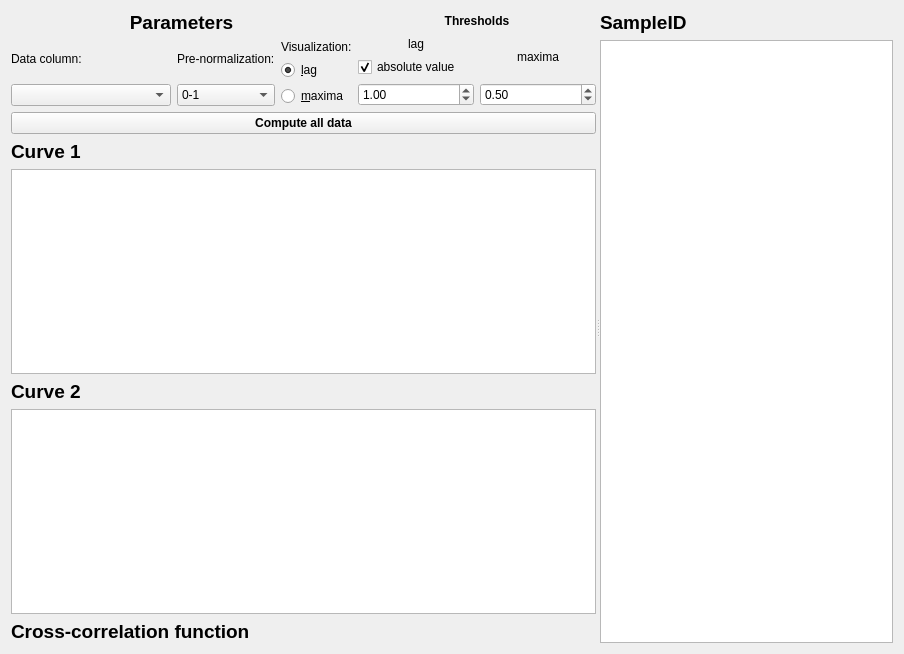
<?xml version="1.0" encoding="UTF-8"?>
<ui version="4.0">
 <class>CrossCorrelationControls</class>
 <widget class="QWidget" name="CrossCorrelationControls">
  <property name="geometry">
   <rect>
    <x>0</x>
    <y>0</y>
    <width>904</width>
    <height>654</height>
   </rect>
  </property>
  <property name="windowTitle">
   <string>Form</string>
  </property>
  <layout class="QVBoxLayout" name="verticalLayout_10">
   <item>
    <widget class="QSplitter" name="splitter">
     <property name="orientation">
      <enum>Qt::Horizontal</enum>
     </property>
     <widget class="QWidget" name="layoutWidget">
      <layout class="QVBoxLayout" name="verticalLayoutLeftMain">
       <item>
        <layout class="QHBoxLayout" name="horizontalLayout_3">
         <item>
          <layout class="QVBoxLayout" name="verticalLayout_8">
           <item>
            <widget class="QLabel" name="label_5">
             <property name="font">
              <font>
               <pointsize>14</pointsize>
               <weight>75</weight>
               <bold>true</bold>
              </font>
             </property>
             <property name="text">
              <string>Parameters</string>
             </property>
             <property name="alignment">
              <set>Qt::AlignCenter</set>
             </property>
            </widget>
           </item>
           <item>
            <layout class="QHBoxLayout" name="horizontalLayout_2">
             <item>
              <layout class="QVBoxLayout" name="verticalLayout_6">
               <item>
                <widget class="QLabel" name="label_10">
                 <property name="text">
                  <string>Data column:</string>
                 </property>
                </widget>
               </item>
               <item>
                <widget class="QComboBox" name="comboBoxDataColumn">
                 <property name="minimumSize">
                  <size>
                   <width>160</width>
                   <height>0</height>
                  </size>
                 </property>
                </widget>
               </item>
              </layout>
             </item>
             <item>
              <layout class="QVBoxLayout" name="verticalLayout">
               <item>
                <widget class="QLabel" name="label">
                 <property name="text">
                  <string>Pre-normalization:</string>
                 </property>
                </widget>
               </item>
               <item>
                <widget class="QComboBox" name="comboBoxPreNormalize">
                 <item>
                  <property name="text">
                   <string>0-1</string>
                  </property>
                 </item>
                 <item>
                  <property name="text">
                   <string>Z-score</string>
                  </property>
                 </item>
                 <item>
                  <property name="text">
                   <string>None</string>
                  </property>
                 </item>
                </widget>
               </item>
              </layout>
             </item>
             <item>
              <layout class="QVBoxLayout" name="verticalLayout_2">
               <item>
                <widget class="QLabel" name="label_2">
                 <property name="text">
                  <string>Visualization:</string>
                 </property>
                </widget>
               </item>
               <item>
                <widget class="QRadioButton" name="radioButtonLag">
                 <property name="text">
                  <string>&amp;lag</string>
                 </property>
                 <property name="checked">
                  <bool>true</bool>
                 </property>
                </widget>
               </item>
               <item>
                <widget class="QRadioButton" name="radioButtonMaxima">
                 <property name="text">
                  <string>&amp;maxima</string>
                 </property>
                </widget>
               </item>
              </layout>
             </item>
            </layout>
           </item>
          </layout>
         </item>
         <item>
          <layout class="QVBoxLayout" name="verticalLayout_7">
           <item>
            <widget class="QLabel" name="label_11">
             <property name="font">
              <font>
               <weight>75</weight>
               <bold>true</bold>
              </font>
             </property>
             <property name="text">
              <string>Thresholds</string>
             </property>
             <property name="alignment">
              <set>Qt::AlignCenter</set>
             </property>
            </widget>
           </item>
           <item>
            <layout class="QHBoxLayout" name="horizontalLayout">
             <item>
              <layout class="QVBoxLayout" name="verticalLayout_3">
               <item>
                <widget class="QLabel" name="label_3">
                 <property name="text">
                  <string>lag</string>
                 </property>
                 <property name="alignment">
                  <set>Qt::AlignCenter</set>
                 </property>
                </widget>
               </item>
               <item>
                <widget class="QCheckBox" name="checkBoxAbsoluteValue">
                 <property name="text">
                  <string>absolute value</string>
                 </property>
                 <property name="checked">
                  <bool>true</bool>
                 </property>
                </widget>
               </item>
               <item>
                <widget class="QDoubleSpinBox" name="doubleSpinBoxLagThreshold">
                 <property name="minimum">
                  <double>-999.000000000000000</double>
                 </property>
                 <property name="maximum">
                  <double>999.000000000000000</double>
                 </property>
                 <property name="singleStep">
                  <double>0.500000000000000</double>
                 </property>
                 <property name="value">
                  <double>1.000000000000000</double>
                 </property>
                </widget>
               </item>
              </layout>
             </item>
             <item>
              <layout class="QVBoxLayout" name="verticalLayout_4">
               <item>
                <widget class="QLabel" name="label_4">
                 <property name="text">
                  <string>maxima</string>
                 </property>
                 <property name="alignment">
                  <set>Qt::AlignCenter</set>
                 </property>
                </widget>
               </item>
               <item>
                <widget class="QDoubleSpinBox" name="doubleSpinBoxMaximaThreshold">
                 <property name="minimum">
                  <double>-1.000000000000000</double>
                 </property>
                 <property name="maximum">
                  <double>1.000000000000000</double>
                 </property>
                 <property name="singleStep">
                  <double>0.010000000000000</double>
                 </property>
                 <property name="value">
                  <double>0.500000000000000</double>
                 </property>
                </widget>
               </item>
              </layout>
             </item>
            </layout>
           </item>
          </layout>
         </item>
        </layout>
       </item>
       <item>
        <widget class="QPushButton" name="pushButtonComputeAllData">
         <property name="font">
          <font>
           <weight>75</weight>
           <bold>true</bold>
          </font>
         </property>
         <property name="text">
          <string>Compute all data</string>
         </property>
        </widget>
       </item>
       <item>
        <widget class="QLabel" name="label_6">
         <property name="font">
          <font>
           <pointsize>14</pointsize>
           <weight>75</weight>
           <bold>true</bold>
          </font>
         </property>
         <property name="text">
          <string>Curve 1</string>
         </property>
        </widget>
       </item>
       <item>
        <widget class="PlotWidget" name="graphicsViewCurve1"/>
       </item>
       <item>
        <widget class="QLabel" name="label_7">
         <property name="font">
          <font>
           <pointsize>14</pointsize>
           <weight>75</weight>
           <bold>true</bold>
          </font>
         </property>
         <property name="text">
          <string>Curve 2</string>
         </property>
        </widget>
       </item>
       <item>
        <widget class="PlotWidget" name="graphicsViewCurve2"/>
       </item>
       <item>
        <widget class="QLabel" name="label_8">
         <property name="font">
          <font>
           <pointsize>14</pointsize>
           <weight>75</weight>
           <bold>true</bold>
          </font>
         </property>
         <property name="text">
          <string>Cross-correlation function</string>
         </property>
        </widget>
       </item>
      </layout>
     </widget>
     <widget class="QWidget" name="layoutWidget">
      <layout class="QVBoxLayout" name="verticalLayout_5">
       <item>
        <widget class="QLabel" name="label_9">
         <property name="font">
          <font>
           <pointsize>14</pointsize>
           <weight>75</weight>
           <bold>true</bold>
          </font>
         </property>
         <property name="text">
          <string>SampleID</string>
         </property>
        </widget>
       </item>
       <item>
        <widget class="QListWidget" name="listWidgetSampleID"/>
       </item>
      </layout>
     </widget>
    </widget>
   </item>
  </layout>
 </widget>
 <customwidgets>
  <customwidget>
   <class>PlotWidget</class>
   <extends>QGraphicsView</extends>
   <header>pyqtgraphCore</header>
  </customwidget>
 </customwidgets>
 <resources/>
 <connections/>
</ui>
